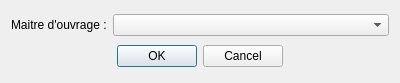
<?xml version="1.0" encoding="UTF-8"?>
<ui version="4.0">
 <class>dlgMoaAjoutForm</class>
 <widget class="QDialog" name="dlgMoaAjoutForm">
  <property name="geometry">
   <rect>
    <x>0</x>
    <y>0</y>
    <width>400</width>
    <height>83</height>
   </rect>
  </property>
  <property name="windowTitle">
   <string>Ajout d'un maître d'ouvrage</string>
  </property>
  <layout class="QVBoxLayout" name="verticalLayout">
   <item>
    <layout class="QHBoxLayout" name="horizontalLayout">
     <item>
      <widget class="QLabel" name="label">
       <property name="text">
        <string>Maitre d'ouvrage :</string>
       </property>
      </widget>
     </item>
     <item>
      <widget class="QComboBox" name="cmbMoa">
       <property name="sizePolicy">
        <sizepolicy hsizetype="Expanding" vsizetype="Fixed">
         <horstretch>0</horstretch>
         <verstretch>0</verstretch>
        </sizepolicy>
       </property>
      </widget>
     </item>
    </layout>
   </item>
   <item>
    <widget class="QDialogButtonBox" name="btnBox">
     <property name="standardButtons">
      <set>QDialogButtonBox::Cancel|QDialogButtonBox::Ok</set>
     </property>
     <property name="centerButtons">
      <bool>true</bool>
     </property>
    </widget>
   </item>
  </layout>
 </widget>
 <resources/>
 <connections/>
</ui>
